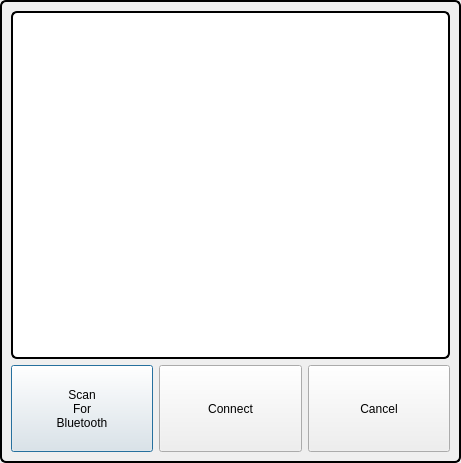
<?xml version="1.0" encoding="UTF-8"?>
<ui version="4.0">
 <class>bluetooth_setup</class>
 <widget class="QDialog" name="bluetooth_setup">
  <property name="enabled">
   <bool>true</bool>
  </property>
  <property name="geometry">
   <rect>
    <x>0</x>
    <y>0</y>
    <width>461</width>
    <height>463</height>
   </rect>
  </property>
  <property name="windowTitle">
   <string>Dialog</string>
  </property>
  <property name="styleSheet">
   <string notr="true">QDialog
{
border: 2px solid black;
border-radius: 6px;
}
</string>
  </property>
  <layout class="QGridLayout" name="gridLayout" rowstretch="8,2">
   <item row="0" column="0">
    <widget class="QListWidget" name="listViewBluetoothDevices">
     <property name="minimumSize">
      <size>
       <width>421</width>
       <height>280</height>
      </size>
     </property>
     <property name="font">
      <font>
       <pointsize>40</pointsize>
       <weight>75</weight>
       <bold>true</bold>
      </font>
     </property>
     <property name="styleSheet">
      <string notr="true">QListWidget
{
background-color: rgb(255, 255, 255);
border: 2px solid black;
border-radius: 6px;
}</string>
     </property>
     <property name="verticalScrollBarPolicy">
      <enum>Qt::ScrollBarAlwaysOff</enum>
     </property>
     <property name="horizontalScrollBarPolicy">
      <enum>Qt::ScrollBarAlwaysOff</enum>
     </property>
    </widget>
   </item>
   <item row="1" column="0">
    <layout class="QHBoxLayout" name="horizontalLayout">
     <item>
      <widget class="QPushButton" name="pushButtonScan">
       <property name="sizePolicy">
        <sizepolicy hsizetype="Expanding" vsizetype="Expanding">
         <horstretch>0</horstretch>
         <verstretch>0</verstretch>
        </sizepolicy>
       </property>
       <property name="minimumSize">
        <size>
         <width>121</width>
         <height>51</height>
        </size>
       </property>
       <property name="styleSheet">
        <string notr="true"/>
       </property>
       <property name="text">
        <string>Scan
For
Bluetooth</string>
       </property>
      </widget>
     </item>
     <item>
      <widget class="QPushButton" name="pushButtonOk">
       <property name="sizePolicy">
        <sizepolicy hsizetype="Expanding" vsizetype="Expanding">
         <horstretch>0</horstretch>
         <verstretch>0</verstretch>
        </sizepolicy>
       </property>
       <property name="minimumSize">
        <size>
         <width>121</width>
         <height>51</height>
        </size>
       </property>
       <property name="styleSheet">
        <string notr="true"/>
       </property>
       <property name="text">
        <string>Connect</string>
       </property>
      </widget>
     </item>
     <item>
      <widget class="QPushButton" name="pushButtonCancel">
       <property name="sizePolicy">
        <sizepolicy hsizetype="Expanding" vsizetype="Expanding">
         <horstretch>0</horstretch>
         <verstretch>0</verstretch>
        </sizepolicy>
       </property>
       <property name="minimumSize">
        <size>
         <width>121</width>
         <height>51</height>
        </size>
       </property>
       <property name="styleSheet">
        <string notr="true"/>
       </property>
       <property name="text">
        <string>Cancel</string>
       </property>
      </widget>
     </item>
    </layout>
   </item>
  </layout>
 </widget>
 <resources/>
 <connections/>
</ui>
